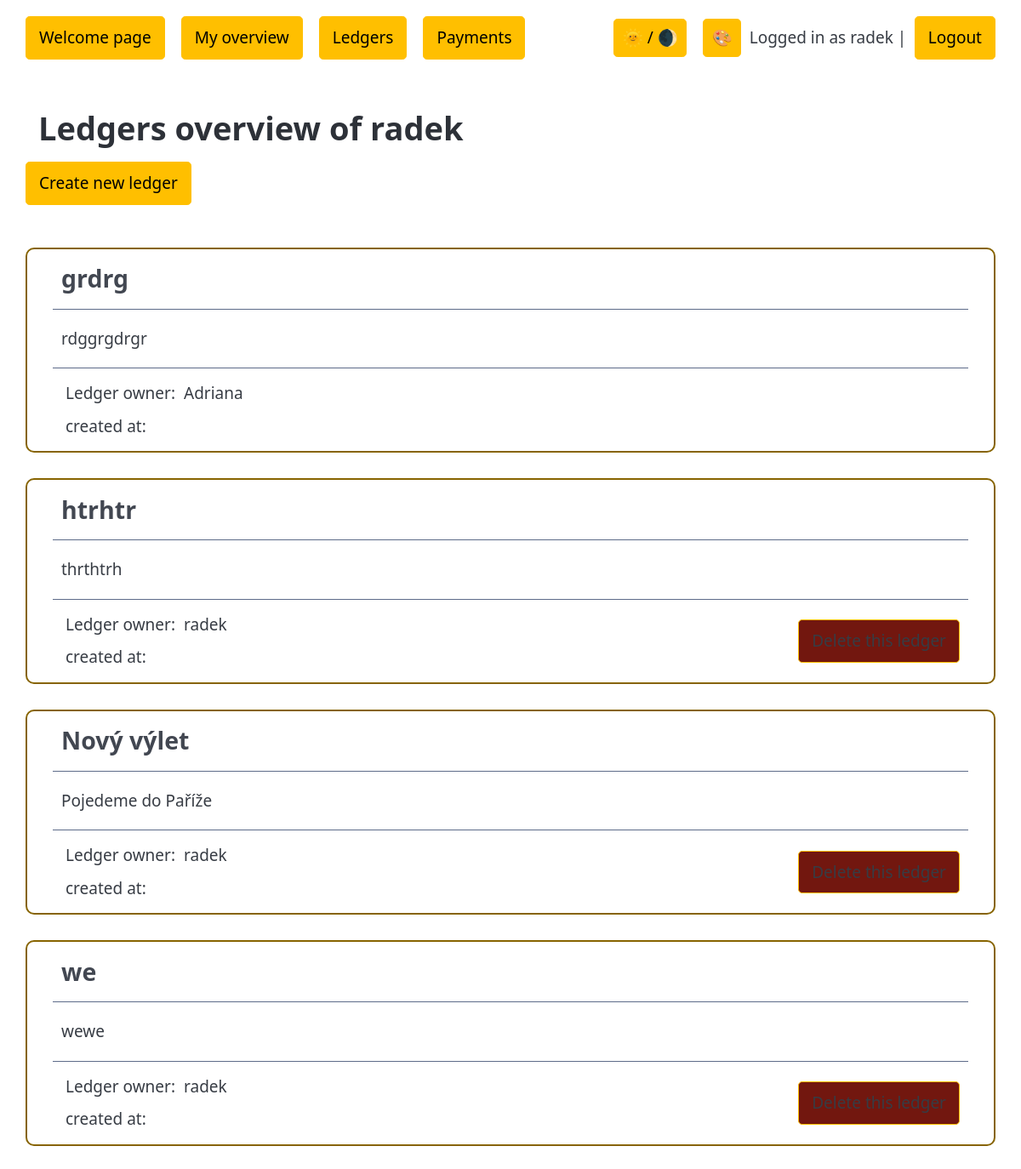
Page /list_of_ledgers/ (signed in) on the earlier database version.
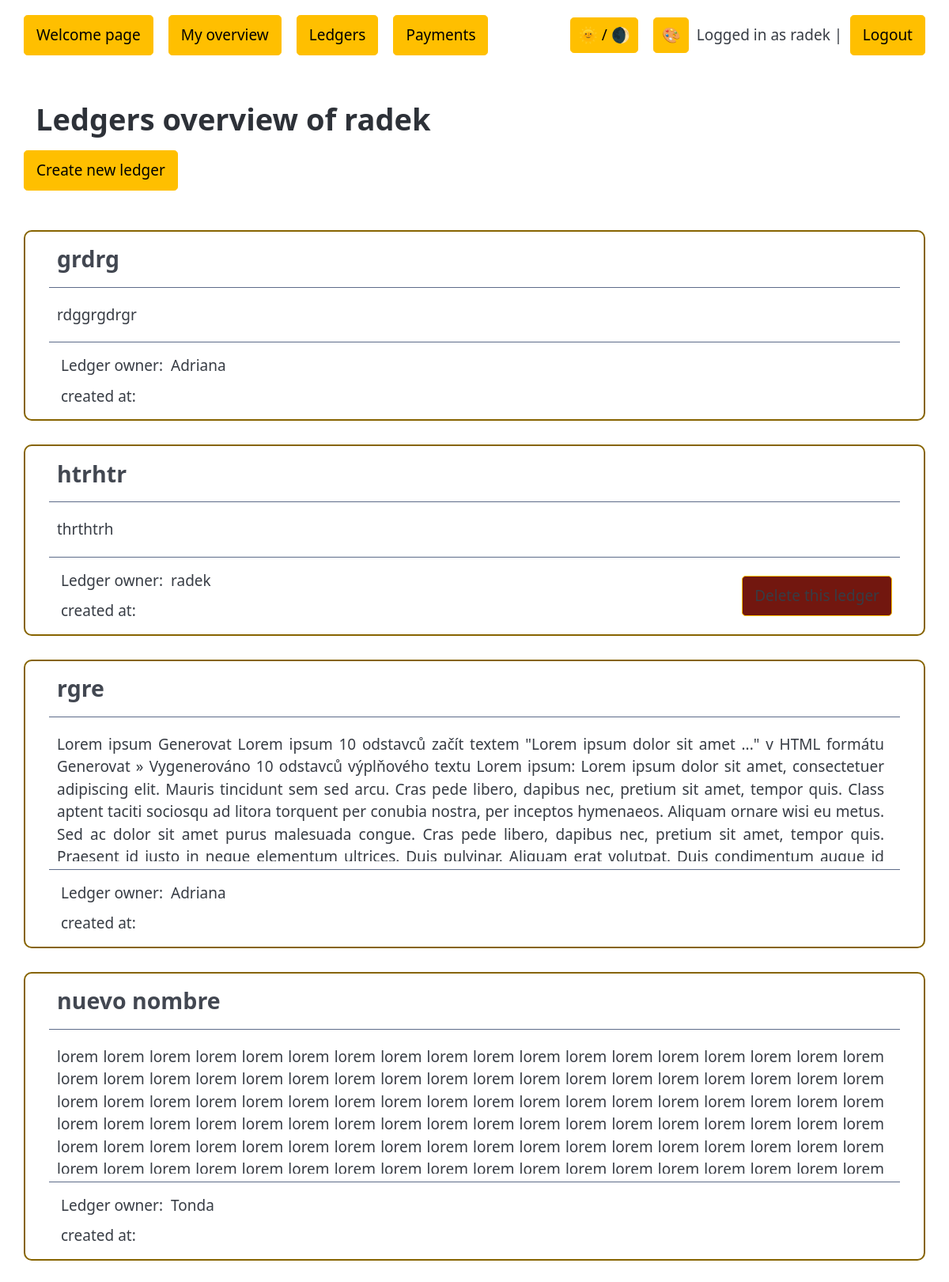
Same page on the later database version.
### main/models.py (models this page shows, shortened)
class AbstractBase(models.Model):
    name = models.CharField(max_length=100)
    slug = models.SlugField(max_length=100, blank=True)
    desc = models.CharField(max_length=2000, blank=True)
    class Meta:
        abstract = True

class Ledger(AbstractBase):
    user = models.ForeignKey(User, on_delete=models.PROTECT, verbose_name ="Ledger creator and owner")

### main/views.py (the view, shortened to what this page needs)
@login_required(login_url='/login')
def list_of_ledgers(request):
    ledgers = Ledger.objects.all()
    return render(request, 'main/list_of_ledgers.html', {'ledgers':ledgers})

### main/templates/main/list_of_ledgers.html (shortened to what this page needs)
{% extends 'base.html' %}
{% load static %}
{% block css_files %}
    <link rel='stylesheet' href='{% static 'main/styles/ledger.css' %}'>
{% endblock css_files %}
{% block page_title %} Ledgers overview of {{ user.username }}
{% endblock page_title %}
{% block content %}
    <form method='post' action='{% url 'ledger_add' %}'>
        <button type='submit' class='button-small'>Create new ledger</button>
    </form>
    <div class='card-container'>
        {% for ledger in ledgers %}
            <div class='card'>
                <div class='card-header'>
                    <div class='left-group'><h3> {{ ledger.name }}</h3></div>
                </div>
                <div class='divider'></div>
                <div class='card-body'>
                    <div class='card-desc'>
                        <p>{{ ledger.desc}}</p>
                    </div>
                </div>
                <div class='divider'></div>
                <div class='card-footer'>
                    <div class='left-group'>
                        <table>
                            <tr>
                                <td>Ledger owner:</td>
                                <td>{{ledger.user}}</td>
                            </tr>
                            <tr>
                                <td>created at:</td>
                                <td>{{ledger.created_at}}</td>
                            </tr>
                        </table>
                    </div>
                    <div class='right-group'>
                        {% if user == ledger.user%}
                            <form method='post'>
                                <button type='submit' class='button-small custom-warning' name='ledger-delete' value='{{ ledger.id }}'>
                                </button>
                            </form>
                            {% endif %}
                        </div>
                    </div>
                </div>
        {% empty %}
        <p>So far there is no ledger connected to your name, start by creating one.</p>
        {% endfor %}
    </div>
{% endblock content %}

### templates/base.html (shortened to what this page needs)
{% load static %}
<!DOCTYPE html>
<html lang="en">
<head>
    <link rel="stylesheet" href="{% static 'styles/base.css' %}">
    {% block css_files %}
    {% endblock css_files %}
</head>
<body>
    <nav class="top_navbar">
        <ul class="nav_left">
            <li class="">
                <form method="post" action="{% url 'index' %}">
                    <button type="submit" class='button-small'>Welcome page</button>
                </form>
            </li>
            {% if user.is_authenticated %}
            <li class="">
                <form method="post" action="{% url 'home' %}">
                    <button type="submit" class='button-small'>My overview</button>
                </form>
            </li>
            <li class="">
                <form method="post" action="{% url 'list_of_ledgers' %}">
                    <button type="submit" class='button-small'>Ledgers</button>
                </form>
            </li>
            <li class="">
                <form method="post" action="{% url 'list_of_payments' %}">
                    <button type="submit" class='button-small'>Payments</button>
                </form>
            </li>
            {% endif %}
        </ul>
        <ul class="nav_right">
            <li><button id="theme-toggle">🌞 / 🌒</button></li>
            <li class="dropdown">
                <button>🎨</button>
            </li>
            {% if user.is_authenticated %}
            <span class="">Logged in as {{ user.username }} |</span>
                <li class="">
                    <form method="post" action="{% url 'logout' %}">
                        <button type="submit" class='button-small'>Logout</button>
                    </form>
                </li>
            {% endif %}
        </ul>
    </nav>
    <div class= "h1_title">
        <h1>
            {% block page_title %}
            {% endblock page_title %}
        </h1>
    </div>
    <div class= "content">
        {% block content %}
        {% endblock content %}
    </div>
</body>
</html>

### static/styles/base.css (style rules this page uses)
* { margin: 0; padding: 0; max-width: 1600px; margin: 0 auto; }
.nav_left { padding-left: 30px; }
.nav_right { padding-right: 30px; }
.h1_title { padding-left: 45px; margin-top: 40px; }
.content { padding-left: 30px; padding-right: 30px; }
.button-small { padding: 10px 15px !important; margin: 0 !important; width: auto !important; }
.card-container { max-height: 80vh; overflow-y: auto; margin-top: 20px; }
.card { border: 2px solid var(--pico-primary); border-radius: 10px; max-width: 90vh; margin: 30px auto; padding: 10px 30px; }
.card p, h3 { margin: 0; }
.card-header { display: flex; justify-content: space-between; height: 50px; align-items: center; }
.left-group { text-align: left; margin-left: 10px; }
.right-group { text-align: right; margin-right: 10px; }
.card-body { overflow-y: auto; padding-right: 10px; }
.card-desc { align-items: center; margin: 10px; text-align: justify; max-height: 8em; }
.card-footer { align-items: center; display: flex; justify-content: space-between; overflow-x: auto; max-width: 100%; }
.divider { border-top: 1px solid var(--pico-secondary); margin: 10px 0; }
table, th, td { padding: 5px; margin: 0; border-bottom: none; width: 100%; table-layout: fixed; word-wrap: break-word; width: 100%; table-layout: auto; }
.custom-warning { background-color: #72170F; color: var(--pico-tertiary) }

### templates/base.html (style rules this page uses)
.dropdown { position: relative; display: inline-block; }

Differences in the rows shown:
removed Ledger: name "Nový výlet", desc "Pojedeme do Paříže", user "radek", {{ ledger.id }} 13 (drawn)
removed Ledger: name "we", desc "wewe", user "radek", {{ ledger.id }} 14 (drawn)
added Ledger: name "rgre", desc "Lorem ipsum Generovat Lorem ipsum 10 odstavců začít textem \"Lorem ipsum dolor sit amet ...\" v HTML formátu Generovat » Vygenerováno 10 odstavců výplňového textu Lorem ipsum: Lorem ipsum dolor sit amet, consectetuer adipiscing elit. Mauris tincidunt sem sed arcu. Cras pede libero, dapibus nec, pretium sit amet, tempor quis. Class aptent taciti sociosqu ad litora torquent per conubia nostra, per inceptos hymenaeos. Aliquam ornare wisi eu metus. Sed ac dolor sit amet purus malesuada congue. Cras pede libero, dapibus nec, pretium sit amet, tempor quis.…", user "Adriana"
added Ledger: name "nuevo nombre", desc "lorem lorem lorem lorem lorem lorem lorem lorem lorem lorem lorem lorem lorem lorem lorem lorem lorem lorem lorem lorem lorem lorem lorem lorem lorem lorem lorem lorem lorem lorem lorem lorem lorem lorem lorem lorem lorem lorem lorem lorem lorem lorem lorem lorem lorem lorem lorem lorem lorem lorem lorem lorem lorem lorem lorem lorem lorem lorem lorem lorem lorem lorem lorem lorem lorem lorem lorem lorem lorem lorem lorem lorem lorem lorem lorem lorem lorem lorem lorem lorem lorem lorem lorem lorem lorem lorem lorem lorem lorem lorem…", user "Tonda"
